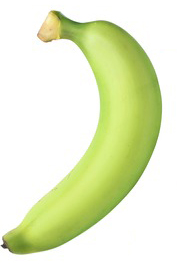
#> input picture semester - 2/Module/wacharin/Image for Testing/green.jpg, 177 x 266 px
$ python 'ch - 9.py'
#> lines starting #> are read from the running program, lines starting #| are printed output that depends on the picture
# [9 lines of commented-out code are left out]

import cv2
import numpy as np

print("My ID is: 6610110096")
# อ่านภาพ
image = cv2.imread("Image for Testing/green.jpg", cv2.IMREAD_GRAYSCALE)
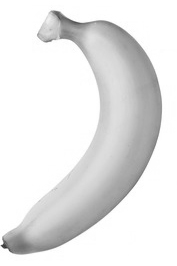
#> image: shape (266, 177); min 48, max 255, mean 230.8

# กำหนด Prewitt Kernel สำหรับตรวจจับขอบในแนวนอนและแนวตั้ง
kernel_x = np.array([[1, 0, -1], [1, 0, -1], [1, 0, -1]])
kernel_y = np.array([[1, 1, 1], [0, 0, 0], [-1, -1, -1]])

# ใช้ Convolution กับ kernel
prewitt_x = cv2.filter2D(image, -1, kernel_x)
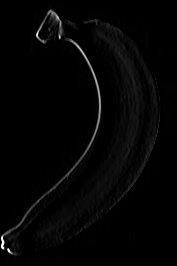
#> prewitt_x: shape (266, 177); min 0, max 255, mean 4.6
prewitt_y = cv2.filter2D(image, -1, kernel_y)
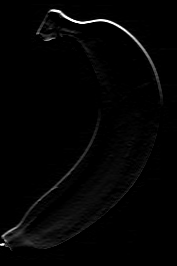
#> prewitt_y: shape (266, 177); min 0, max 255, mean 4.2

# Convert to float32
prewitt_x = prewitt_x.astype(np.float32)
prewitt_y = prewitt_y.astype(np.float32)

# คำนวณ magnitude ของ gradient
magnitude = cv2.magnitude(prewitt_x, prewitt_y)
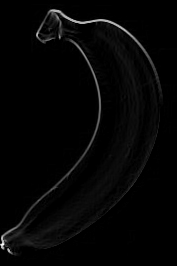
#> magnitude: shape (266, 177) float32; min 0, max 360.6, mean 7.6; drawn with min black and max white

# คำนวณ angle ของ gradient
angle = cv2.phase(prewitt_x, prewitt_y, angleInDegrees=True)
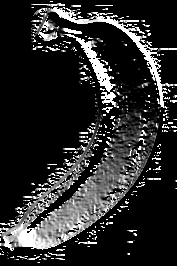
#> angle: shape (266, 177) float32; min 0, max 90, mean 15.2; drawn with min black and max white

# แปลง magnitude กลับเป็น 8-bit image
magnitude = cv2.convertScaleAbs(magnitude)
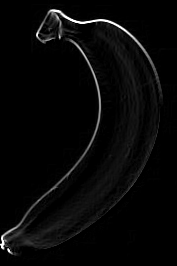
#> magnitude: shape (266, 177); min 0, max 255, mean 7.6

# แสดงผล
cv2.imshow('Prewitt Edge Detection - Magnitude', magnitude)
cv2.imshow('Prewitt Edge Detection - Angle', angle)
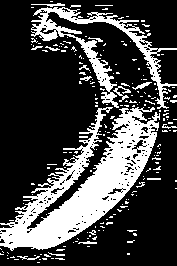
#> window 'Prewitt Edge Detection - Angle': shape (266, 177); min 0, max 255, mean 69
cv2.waitKey(0)
cv2.destroyAllWindows()

$ run again, with semester - 2/Module/wacharin/Image for Testing/banana.jpg copied over semester - 2/Module/wacharin/Image for Testing/green.jpg
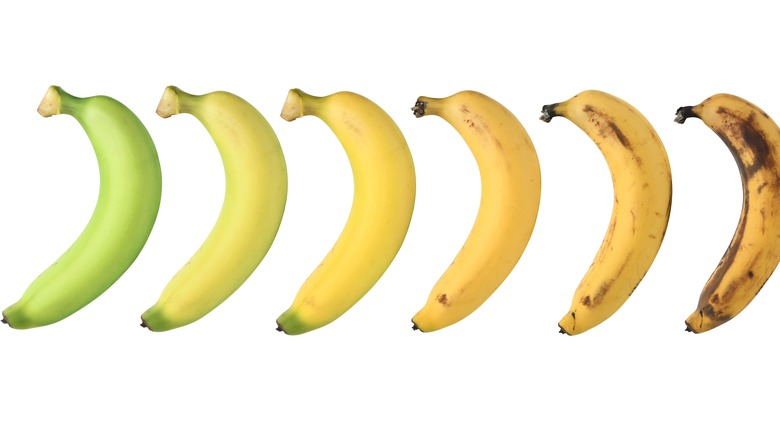
#> input picture semester - 2/Module/wacharin/Image for Testing/banana.jpg, 780 x 438 px
#> `magnitude = cv2.convertScaleAbs(magnitude)`:
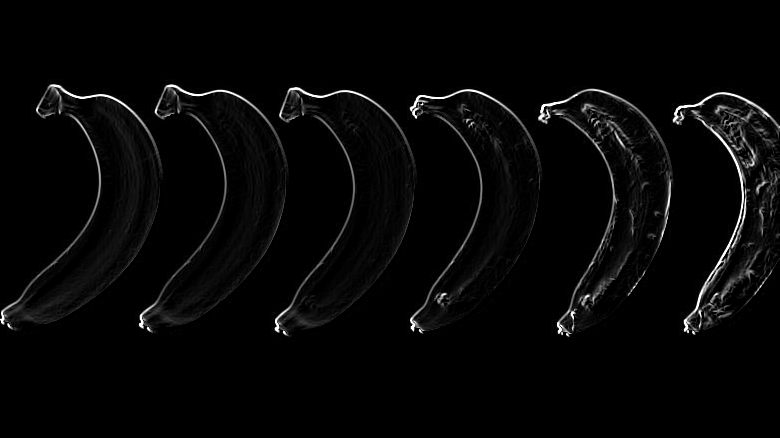
#> magnitude: shape (438, 780); min 0, max 255, mean 6.6
#> `cv2.imshow('Prewitt Edge Detection - Angle', angle)`:
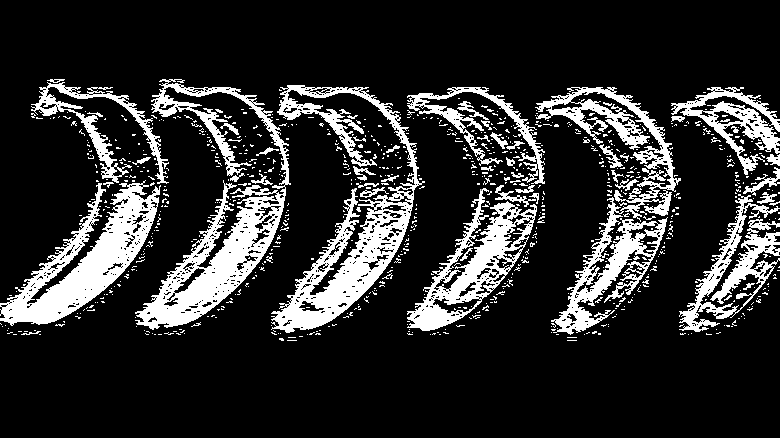
#> window 'Prewitt Edge Detection - Angle': shape (438, 780); min 0, max 255, mean 45

$ run again, with semester - 2/Module/wacharin/Image for Testing/letter_A.jpg copied over semester - 2/Module/wacharin/Image for Testing/green.jpg
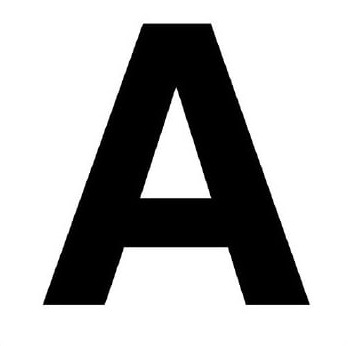
#> input picture semester - 2/Module/wacharin/Image for Testing/letter_A.jpg, 348 x 346 px
#> image is the input picture: shape (346, 348); min 0, max 255, mean 178.6
#> `magnitude = cv2.magnitude(prewitt_x, prewitt_y)`:
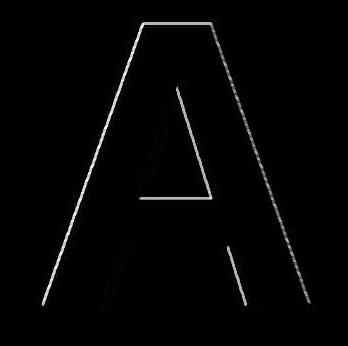
#> magnitude: shape (346, 348) float32; min 0, max 360.6, mean 5.9; drawn with min black and max white
#> `cv2.imshow('Prewitt Edge Detection - Angle', angle)`:
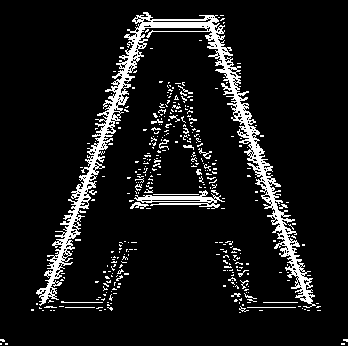
#> window 'Prewitt Edge Detection - Angle': shape (346, 348); min 0, max 255, mean 22.8
